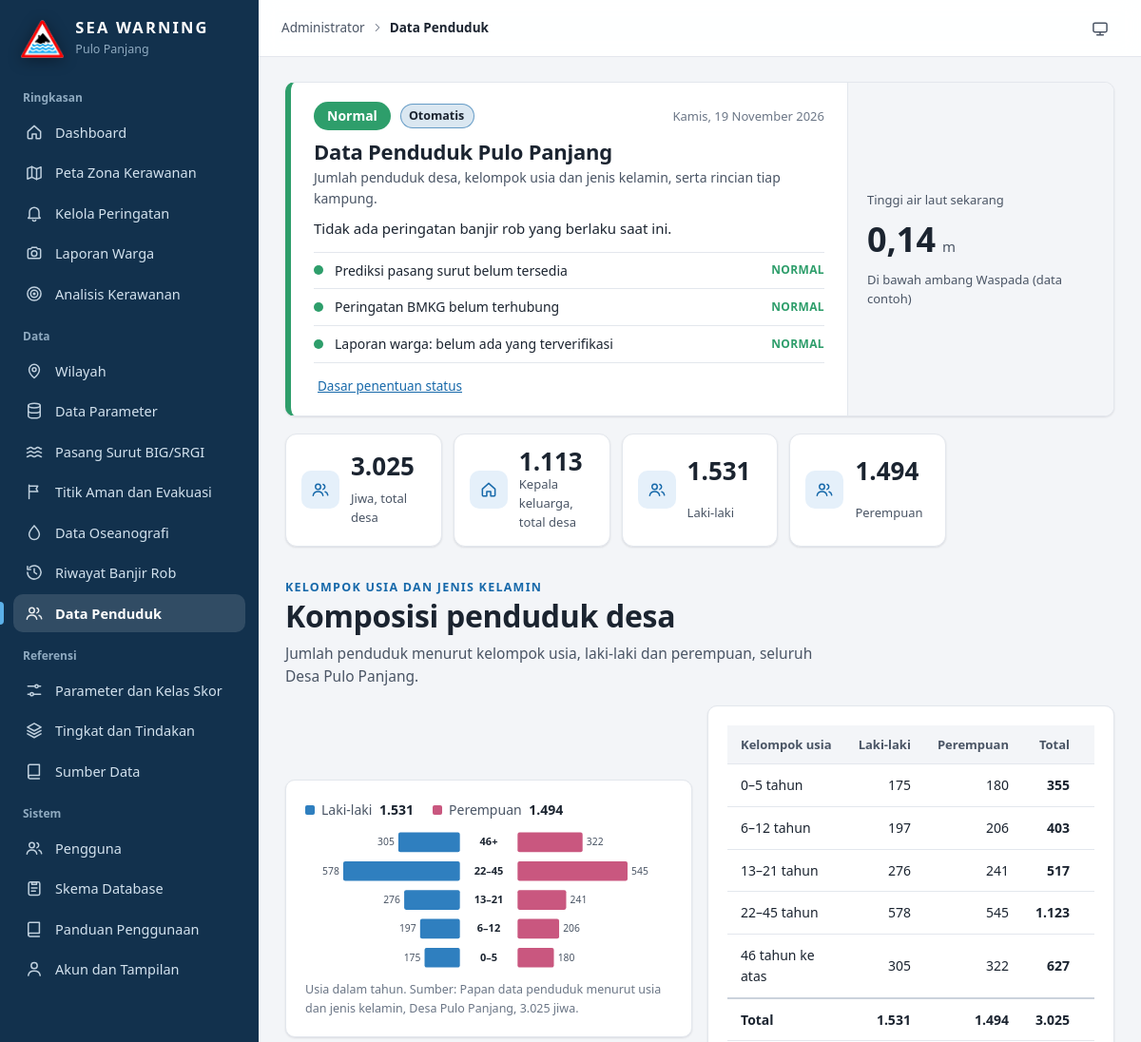
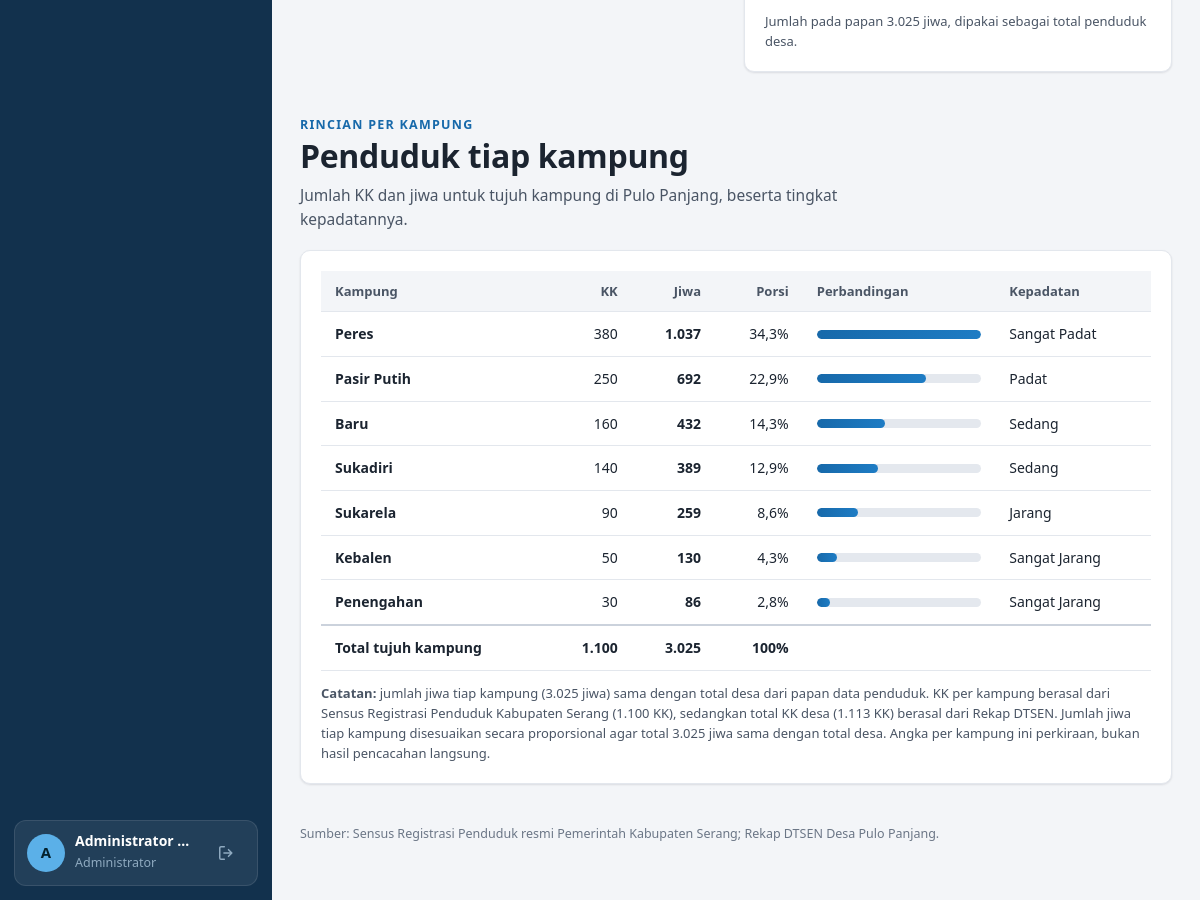
The app's page /index.php?p=penduduk (signed in) with its own data (2 pictures, top to bottom).
### tables this page shows
CREATE TABLE IF NOT EXISTS `pengguna` (
  `id_pengguna` INT NOT NULL AUTO_INCREMENT,
  `nama` VARCHAR(100) NOT NULL,
  `username` VARCHAR(50) NOT NULL,
  `kata_sandi_hash` VARCHAR(255) NULL,
  `peran` VARCHAR(20) NOT NULL,
  `aktif` TINYINT(1) NOT NULL DEFAULT 1,
  `email` VARCHAR(150) NULL,
  `google_id` VARCHAR(64) NULL,
  PRIMARY KEY (`id_pengguna`),
  UNIQUE KEY `uq_pengguna_username` (`username`)
);

CREATE TABLE IF NOT EXISTS `data_oseanografi` (
  `id_osea` INT NOT NULL AUTO_INCREMENT,
  `id_sumber` INT NOT NULL,
  `waktu` DATETIME NOT NULL,
  `pasut_m` DOUBLE NOT NULL,
  `gelombang_m` DOUBLE NOT NULL,
  `angin_knot` DOUBLE NOT NULL,
  `arus_ms` DOUBLE NOT NULL,
  `jenis_data` VARCHAR(20) NOT NULL,
  PRIMARY KEY (`id_osea`),
  CONSTRAINT `fk_data_oseanografi_id_sumber` FOREIGN KEY (`id_sumber`) REFERENCES `sumber_data`(`id_sumber`) ON UPDATE CASCADE ON DELETE RESTRICT
);

CREATE TABLE IF NOT EXISTS `wilayah` (
  `id_wilayah` INT NOT NULL AUTO_INCREMENT,
  `nama_wilayah` VARCHAR(100) NOT NULL,
  `tipe` VARCHAR(30) NOT NULL,
  `geometri_geojson` MEDIUMTEXT NULL,
  `jumlah_kk` INT NULL,
  PRIMARY KEY (`id_wilayah`)
);

### pages/penduduk.php (the view, shortened to what the rows shown need)
<?php
function pg_penduduk(): array {
    $d = penduduk_desa(); $u = penduduk_usia(); $pd = penduduk_data(); $kamp = $pd['kampung'] ?? [];
    $kkDesa = $d ? (int) $d['kk'] : 0;
    $jiwaDesa = $u ? (int) sum(array_map(fn($k) => (int) $k['laki'] + (int) $k['perempuan'], $u['kelompok'])) : ($d ? (int) $d['jiwa'] : 0);
    $lak = $u ? (int) sum(array_column($u['kelompok'], 'laki')) : 0;
    $per = $u ? (int) sum(array_column($u['kelompok'], 'perempuan')) : 0;
    $kkKamp = (int) sum(array_column($kamp, 'kk')); $jiwaKamp = (int) sum(array_column($kamp, 'jiwa'));
    $kpi = '<section class="dn-row pd-kpi rv" aria-label="Ringkasan penduduk">'
        . '<div class="dn"><span class="dn-ic">' . ic('users', 20) . '</span><b class="num">' . nf($jiwaDesa) . '</b><span>Jiwa, total desa</span></div>'
        . '<div class="dn"><span class="dn-ic">' . ic('home', 20) . '</span><b class="num">' . nf($kkDesa) . '</b><span>Kepala keluarga, total desa</span></div>'
        . '<div class="dn"><span class="dn-ic">' . ic('users', 20) . '</span><b class="num">' . nf($lak) . '</b><span>Laki-laki</span></div>'
        . '<div class="dn"><span class="dn-ic">' . ic('users', 20) . '</span><b class="num">' . nf($per) . '</b><span>Perempuan</span></div>'
        . '</section>';
    $usia = '';
    if ($u) {
        $rows = '';
        foreach ($u['kelompok'] as $k) {
            $t = (int) $k['laki'] + (int) $k['perempuan'];
            $rows .= '<tr><td>' . e((string) $k['usia']) . '</td><td class="r num">' . nf((int) $k['laki']) . '</td><td class="r num">' . nf((int) $k['perempuan']) . '</td><td class="r num"><b>' . nf($t) . '</b></td><td class="r num">' . nf($jiwaDesa ? $t / $jiwaDesa * 100 : 0, 1) . '%</td></tr>';
        }
        $rows .= '<tr class="pd-tot"><td><b>Total</b></td><td class="r num"><b>' . nf($lak) . '</b></td><td class="r num"><b>' . nf($per) . '</b></td><td class="r num"><b>' . nf($jiwaDesa) . '</b></td><td class="r num">100%</td></tr>';
        $usia = '<section class="ds rv"><div class="ds-h"><span class="ds-k">Kelompok usia dan jenis kelamin</span><h2>Komposisi penduduk desa</h2><p>Jumlah penduduk menurut kelompok usia, laki-laki dan perempuan, seluruh Desa Pulo Panjang.</p></div>'
            . '<div class="grid g2 pd-g" style="align-items:center"><div class="panel">' . dash_piramida() . '</div>'
            . '<div class="panel"><div class="tbl-wrap"><table class="tbl"><thead><tr><th>Kelompok usia</th><th class="r">Laki-laki</th><th class="r">Perempuan</th><th class="r">Total</th><th class="r">Porsi</th></tr></thead><tbody>' . $rows . '</tbody></table></div>'
            . '<p class="muted pd-note">' . e((string) ($u['catatan'] ?? '')) . '</p></div></div></section>';
    }
    $mx = max(1, ...array_column($kamp, 'jiwa') ?: [1]); $body = '';
    foreach ($kamp as $k) {
        $pc = round((int) $k['jiwa'] / $mx * 100, 1); $share = $jiwaKamp ? (int) $k['jiwa'] / $jiwaKamp * 100 : 0;
        $body .= '<tr><td><b>' . e(kata_kampung((string) $k['kampung'])) . '</b></td><td class="r num">' . nf((int) $k['kk']) . '</td><td class="r num"><b>' . nf((int) $k['jiwa']) . '</b></td><td class="r num">' . nf($share, 1) . '%</td><td><span class="pd-bar"><i style="--w:' . $pc . '%"></i></span></td><td>' . e((string) ($k['kepadatan'] ?? '')) . '</td></tr>';
    }
    $kampung = '<section class="ds rv"><div class="ds-h"><span class="ds-k">Rincian per kampung</span><h2>Penduduk tiap kampung</h2><p>Jumlah KK dan jiwa untuk tujuh kampung di Pulo Panjang, beserta tingkat kepadatannya.</p></div>'
        . '<div class="panel"><div class="tbl-wrap"><table class="tbl pd-tbl"><thead><tr><th>Kampung</th><th class="r">KK</th><th class="r">Jiwa</th><th class="r">Porsi</th><th>Perbandingan</th><th>Kepadatan</th></tr></thead><tbody>' . $body
        . '<tr class="pd-tot"><td><b>Total tujuh kampung</b></td><td class="r num"><b>' . nf($kkKamp) . '</b></td><td class="r num"><b>' . nf($jiwaKamp) . '</b></td><td class="r num">100%</td><td></td><td></td></tr></tbody></table></div>'
        . '<p class="muted pd-note"><b>Catatan:</b> jumlah jiwa tiap kampung (' . nf($jiwaKamp) . ' jiwa) sama dengan total desa dari papan data penduduk. KK per kampung berasal dari Sensus Registrasi Penduduk Kabupaten Serang (' . nf($kkKamp) . ' KK), sedangkan total KK desa (' . nf($kkDesa) . ' KK) berasal dari Rekap DTSEN. ' . e((string) ($pd['catatan_jiwa'] ?? '')) . '</p></div></section>';
    $h = '<div class="dash">' . hero_baru('Data Penduduk Pulo Panjang', 'Jumlah penduduk desa, kelompok usia dan jenis kelamin, serta rincian tiap kampung.', '', false)
        . '<div class="pd-wrap">' . $kpi . $usia . $kampung . '</div>'
        . '<p class="tj-src">Sumber: ' . e((string) ($pd['sumber'] ?? '')) . '; ' . e((string) ($d['sumber'] ?? '')) . '.</p></div>';
    return ['title' => 'Data Penduduk', 'html' => $h];
}

### includes/visual.php (shortened to what the rows shown need)
<?php
function status_kata(string $nm, bool $warga = false): string { return $warga && $nm === 'Normal' ? 'Aman' : $nm; }
function kata_kampung(string $n): string { return preg_replace('/^Kampung\s+/i', '', $n); }
function tide_info(): ?array {
    $amb = function_exists('pasut_ambang') && pasut_ada() ? pasut_ambang() : []; $tg = $amb['tingkat'] ?? []; $now = time();
    $big = pasut_ada(); $z = $big ? pasut_at($now) : null;
    if ($z === null) { $c = nearest_osea(); $z = $c ? (float) $c['row']['pasut_m'] : null; $big = false; }
    $w = isset($tg['waspada']) ? (float) $tg['waspada']['batas'] : null; $s = isset($tg['siaga']) ? (float) $tg['siaga']['batas'] : null;
    $p = $big ? pasut_at($now - 1800) : null; $nh = $big ? tide_next_high($now) : null;
    return ['z' => $z, 'naik' => $p === null ? null : $z >= $p, 'w' => $w, 's' => $s, 'nh' => $nh, 'big' => $big,
        'stt' => $w !== null && $z >= ($s ?? 9) ? 'Di atas ambang Siaga' : ($w !== null && $z >= $w ? 'Di atas ambang Waspada' : 'Di bawah ambang Waspada')];
}
function hero_dasar_html(bool $warga): string {
    $a = status_otomatis(); $h = '<ul class="h2-why">';
    foreach ($a['komponen'] as $k) {
        $c = status_meta()[STATUS_URUT[$k['rank']]]['c']; $kata = status_kata(STATUS_URUT[$k['rank']], $warga);
        $tx = match ($k['kunci']) {
            'pasut' => !$k['ada'] ? 'Prediksi pasang surut belum tersedia' : ($warga ? 'Pasang surut: air paling tinggi pukul ' . date('H.i', $k['puncak'][0]) : 'Pasang surut BIG: puncak ' . nf($k['puncak'][1], 2) . ' m pukul ' . date('H.i', $k['puncak'][0])),
            'bmkg' => !$k['ada'] ? 'Peringatan BMKG belum terhubung' : ($k['rank'] ? e_plain($k['teks']) : 'BMKG: tidak ada peringatan untuk Puloampel'),
            default => $k['rank'] ? ($k['n'] . ' laporan warga sudah diperiksa, air sampai ±' . $k['maks'] . ' cm') : 'Laporan warga: belum ada yang terverifikasi' };
        $h .= '<li style="--c:' . e($c) . '"><i></i><span>' . e($tx) . '</span><b>' . e($kata) . '</b></li>';
    }
    return $h . '</ul>';
}
function hero_baru(string $judul, string $sub, string $aksi = '', bool $warga = false): string {
    $w = status_peringatan(); $nm = $w['status'] ?? 'Normal'; $st = status_meta()[$nm]; $kata = status_kata($nm, $warga);
    $isi = $w ? (mb_strlen($w['isi']) > 200 ? rtrim(mb_substr($w['isi'], 0, 197)) . '…' : $w['isi']) : ($warga ? 'Tidak ada tanda bahaya rob saat ini. Tetap pantau kabar dari perangkat desa.' : ($st['say'] ?? ''));
    $ti = tide_info(); $tide = '';
    if ($ti) {
        $sisa = $ti['nh'] ? max(0, (int) round(($ti['nh'][0] - time()) / 60)) : 0; $sisaTxt = $sisa >= 60 ? intdiv($sisa, 60) . ' jam' . ($sisa % 60 >= 5 ? ' ' . ($sisa % 60) . ' menit' : '') : $sisa . ' menit';
        $tide = '<div class="sc-tide"><span class="sc-k">Tinggi air laut sekarang</span><div class="sc-v"><b class="num">' . e(nf($ti['z'], 2)) . '</b> m' . ($ti['naik'] === null ? '' : '<em>' . ($ti['naik'] ? 'naik' : 'surut') . '</em>') . '</div><div class="sc-s">' . e($ti['stt']) . ($ti['big'] ? '' : ' (data contoh)') . '</div>'
            . ($ti['nh'] ? '<div class="sc-s">Pasang tertinggi berikutnya ' . e(nf($ti['nh'][1], 2)) . ' m, pukul ' . date('H.i', $ti['nh'][0]) . ' WIB (' . e($sisaTxt) . ' lagi)</div>' : '') . '</div>';
    }
    return '<section class="status-card" style="--c:' . e($st['c']) . '" aria-label="Status banjir rob"><div class="sc-main"><div class="sc-top"><span class="sc-badge">' . e($kata) . '</span>' . ($w ? status_asal_tag($w) : '<span class="tag"><span>Otomatis</span></span>') . '<span class="sc-date">' . e(tanggal_panjang()) . '</span></div>'
        . '<h1>' . e($judul) . '</h1>' . ($sub !== '' ? '<p class="sc-sub">' . e($sub) . '</p>' : '') . '<p class="sc-say">' . e($isi) . '</p>' . hero_dasar_html($warga)
        . '<div class="sc-act">' . $aksi . '<a class="sc-link" href="' . e(url('peringatan')) . '">Dasar penentuan status</a></div></div>' . $tide . '</section>';
}

### includes/layout.php (shortened to what the rows shown need)
<?php
function skin_icon(): string { foreach (SKINS as $s) if ($s[0] === skin()) return $s[2]; return 'auto'; }
function skin_menu(): string {
    $h = '<details class="rel dd"><summary class="icon-btn" aria-label="Ubah tampilan" title="Ubah tampilan">' . ic(skin_icon(), 20) . '</summary><div class="pop" role="menu"><div class="ph-t">Tampilan</div><form method="post" action="index.php?p=skin">' . csrf_field() . '<input type="hidden" name="back" value="' . e($_SERVER['REQUEST_URI'] ?? 'index.php') . '">';
    foreach (SKINS as $s) $h .= '<button type="submit" name="skin" value="' . $s[0] . '" role="menuitemradio" aria-checked="' . (skin() === $s[0] ? 'true' : 'false') . '">' . ic($s[2], 18) . '<span style="flex:1">' . e($s[1]) . '</span>' . (skin() === $s[0] ? ic('check', 16) : '') . '</button>';
    return $h . '</form></div></details>';
}
function html_head(string $title, string $extra = ''): string {
    $sk = skin(); return '<!DOCTYPE html><html lang="id"' . ($sk !== 'auto' ? ' data-skin="' . e($sk) . '"' : '') . '><head><meta charset="utf-8"><meta name="viewport" content="width=device-width, initial-scale=1, viewport-fit=cover"><title>' . e($title) . '</title><link rel="icon" href="assets/media/logo.png"><link rel="stylesheet" href="assets/css/leaflet.css"><link rel="stylesheet" href="assets/css/style.css?v=' . (int) @filemtime(APP_ROOT . '/assets/css/style.css') . '">' . $extra . '</head>';
}
function toasts(): string { $f = flashes(); if (!$f) return ''; $h = '<div class="toasts" aria-live="polite">'; return $h . '</div>'; }
function render_app(string $title, string $content, string $route, string $head_extra = '', string $foot = ''): void {
    $u = require_login(); $role = $u['peran']; $items = menu_items($role); $w = status_peringatan();
    echo html_head($title . ' | Peringatan Dini Rob Pulo Panjang', $head_extra), '<body>';
    echo '<aside class="side" id="side" aria-label="Navigasi utama"><div class="brand wordmark"><img class="logo" src="assets/media/logo.png" alt="" width="46" height="41"><div><b>SEA WARNING</b><span>Pulo Panjang</span></div></div><nav class="nav">';
    echo '</nav><div class="side-user"><span class="avatar">' . e(mb_strtoupper(mb_substr(trim($u['nama']), 0, 1))) . '</span><div><b>' . e($u['nama']) . '</b><small>' . e(roles()[$role]['label']) . '</small></div><form method="post" action="index.php?p=logout" style="margin:0">' . csrf_field() . '<button class="icon-btn" type="submit" aria-label="Keluar" title="Keluar">' . ic('logout', 20) . '</button></form></div></aside>';
    echo '<div class="main"><header class="top"><label class="icon-btn menu-btn" for="navtoggle" aria-label="Buka menu">' . ic('menu', 22) . '</label><div class="grow"><div class="crumb">' . e(roles()[$role]['label']) . ' ' . ic('chevr', 14, 'faint') . ' <b>' . e($title) . '</b></div></div>';
    $demo = $role === 'admin' && cfg('demo_mode', false) && !cfg('mode_presentasi', false) ? note_box('<b>Mode demo menyala.</b> Siapa pun yang membuka halaman login dapat masuk sebagai Administrator tanpa kata sandi. Ubah <span class="mono">demo_mode</span> menjadi <span class="mono">false</span> di config.php sebelum web dapat diakses orang lain.', 'bad', 'alert') . '<div style="height:14px"></div>' : '';
    echo skin_menu(), '</header><main class="content" id="content">', $demo, $route === 'beranda' ? panduan_catatan_html($u) : '', $content, '</main></div>';
    echo toasts(), $foot, '</body></html>';
}

### records on screen
pengguna: nama "A", nama "Administrator…", peran "Administrator"
data_oseanografi: nf($ti['z'], 2) "0,14", waktu+pasut_m "Di bawah ambang Waspada"
wilayah: nama_wilayah "Peres", jumlah_kk "380", jiwa "1.037", share "34,3", $pc 100 (drawn), kepadatan "Sangat Padat"
wilayah: nama_wilayah "Pasir Putih", jumlah_kk "250", jiwa "692", share "22,9", $pc 66.7 (drawn), kepadatan "Padat"
wilayah: nama_wilayah "Baru", jumlah_kk "160", jiwa "432", share "14,3", $pc 41.7 (drawn), kepadatan "Sedang"
wilayah: nama_wilayah "Sukadiri", jumlah_kk "140", jiwa "389", share "12,9", $pc 37.5 (drawn), kepadatan "Sedang"
wilayah: nama_wilayah "Sukarela", jumlah_kk "90", jiwa "259", share "8,6", $pc 25 (drawn), kepadatan "Jarang"
wilayah: nama_wilayah "Kebalen", jumlah_kk "50", jiwa "130", share "4,3", $pc 12.5 (drawn), kepadatan "Sangat Jarang"
wilayah: nama_wilayah "Penengahan", jumlah_kk "30", jiwa "86", share "2,8", $pc 8.3 (drawn), kepadatan "Sangat Jarang"

### other values on screen
$g "Ringkasan"
$i[1] "Dashboard"
$i[1] "Peta Zona Kerawanan"
$i[1] "Kelola Peringatan"
$i[1] "Laporan Warga"
$i[1] "Analisis Kerawanan"
$g "Data"
$i[1] "Wilayah"
$i[1] "Data Parameter"
$i[1] "Pasang Surut BIG/SRGI"
$i[1] "Titik Aman dan Evakuasi"
$i[1] "Data Oseanografi"
$i[1] "Riwayat Banjir Rob"
$i[1] "Data Penduduk"
$g "Referensi"
